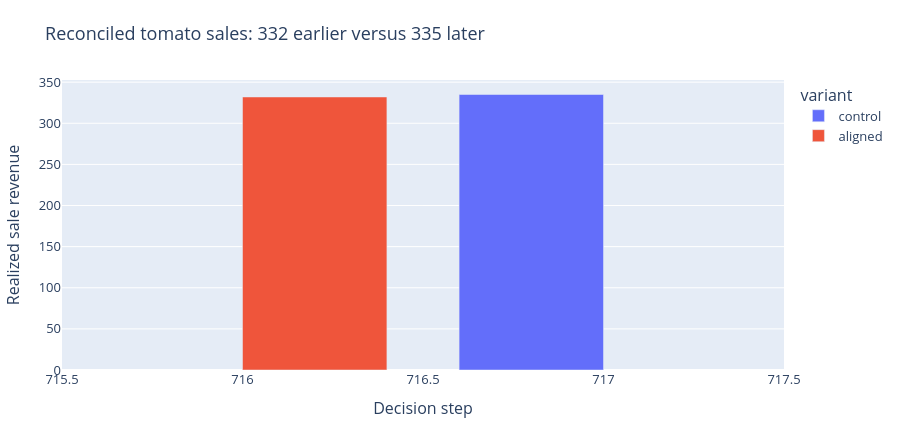

Source (notebook cell):
### Code cell
figures[1].show()
diagnosis = json.loads((BASE/'reference/diagnosis.json').read_text())
display(pd.DataFrame(diagnosis['product_deltas']))

### Figure 1 — Plotly figure (JSON) as saved in the notebook; plotly's stock layout.template omitted (floating-point values rounded to 4 significant figures)
{"data": [{"alignmentgroup": "True", "hovertemplate": "variant=control<br>Decision step=%{x}<br>Realized sale revenue=%{y}<extra></extra>", "legendgroup": "control", "marker": {"color": "#636efa", "pattern": {"shape": ""}}, "name": "control", "offsetgroup": "control", "orientation": "v", "showlegend": true, "textposition": "auto", "type": "bar", "x": [717], "xaxis": "x", "y": [335.0], "yaxis": "y"}, {"alignmentgroup": "True", "hovertemplate": "variant=aligned<br>Decision step=%{x}<br>Realized sale revenue=%{y}<extra></extra>", "legendgroup": "aligned", "marker": {"color": "#EF553B", "pattern": {"shape": ""}}, "name": "aligned", "offsetgroup": "aligned", "orientation": "v", "showlegend": true, "textposition": "auto", "type": "bar", "x": [716], "xaxis": "x", "y": [332.0], "yaxis": "y"}], "layout": {"barmode": "group", "font": {"size": 13}, "height": 440, "legend": {"title": {"text": "variant"}, "tracegroupgap": 0}, "margin": {"b": 70, "l": 60, "r": 30, "t": 80}, "title": {"text": "Reconciled tomato sales: 332 earlier versus 335 later"}, "xaxis": {"anchor": "y", "domain": [0, 1], "title": {"text": "Decision step"}}, "yaxis": {"anchor": "x", "domain": [0, 1], "title": {"text": "Realized sale revenue"}}}}
